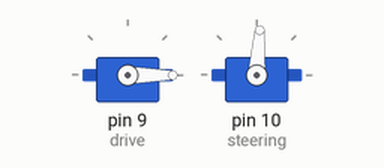
Bench run of a sketch on a simulated Arduino Uno, built with avr-gcc and run on an emulated ATmega328P. Parts: 2 × servo.

Above: at 0.1 s.
At 1.2 s:
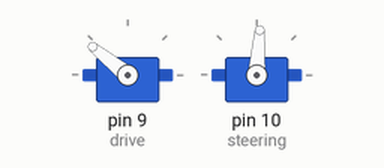
At 2.8 s:
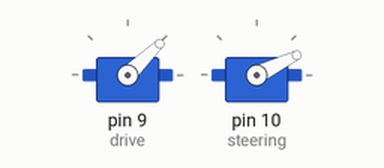
At 3.5 s:
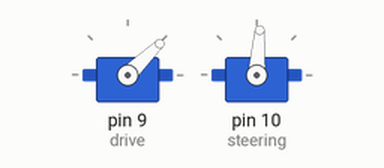
Timing chart, 0 to 5.0 s (numbered marks = the images above):
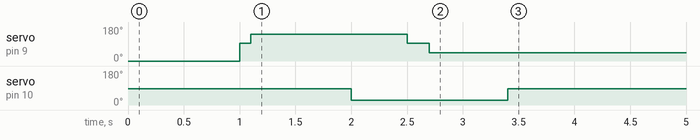

Measured:
- by itself, servo on pin 9 (drive): 0° → 93° at 1.0 s, → 141° 0.10 s later, → 93° 1.4 s later, → 44° 0.20 s later
- by itself, servo on pin 10 (steering): 86° → 26° at 2.0 s, → 86° 1.4 s later

The sketch:

DriftTest4.ino
```cpp
#include <Servo.h>

Servo drive;
Servo steering;
int i;

void setup()
{
  // put your setup code here, to run once:
  drive.attach(9);
  steering.attach(10);
  //steering.writeMicroseconds(1500);
  steering.write(86);
  //arm ESC (electronic speed control).
  drive.writeMicroseconds(0);
  delay(1000);
  drive.writeMicroseconds(1500);
  delay(100);
  i = 0;
}

void loop()
{
  // put your main code here, to run repeatedly:
  while (i < 2)
  {
    drive.writeMicroseconds(2000);
    delay(900);
    //steering.write(100);
    //delay(100);
    steering.write(26);
    //drive.writeMicroseconds(1500);
    delay(500);
    drive.writeMicroseconds(1500);
    delay(200);
    drive.writeMicroseconds(1000);
    //steering.write(44);


    delay(700);
    //steering.write(91);
    //
    //brakes the car

    i = 4;
  }
  steering.write(86);
  //drive.writeMicroseconds(1500);
}
```
